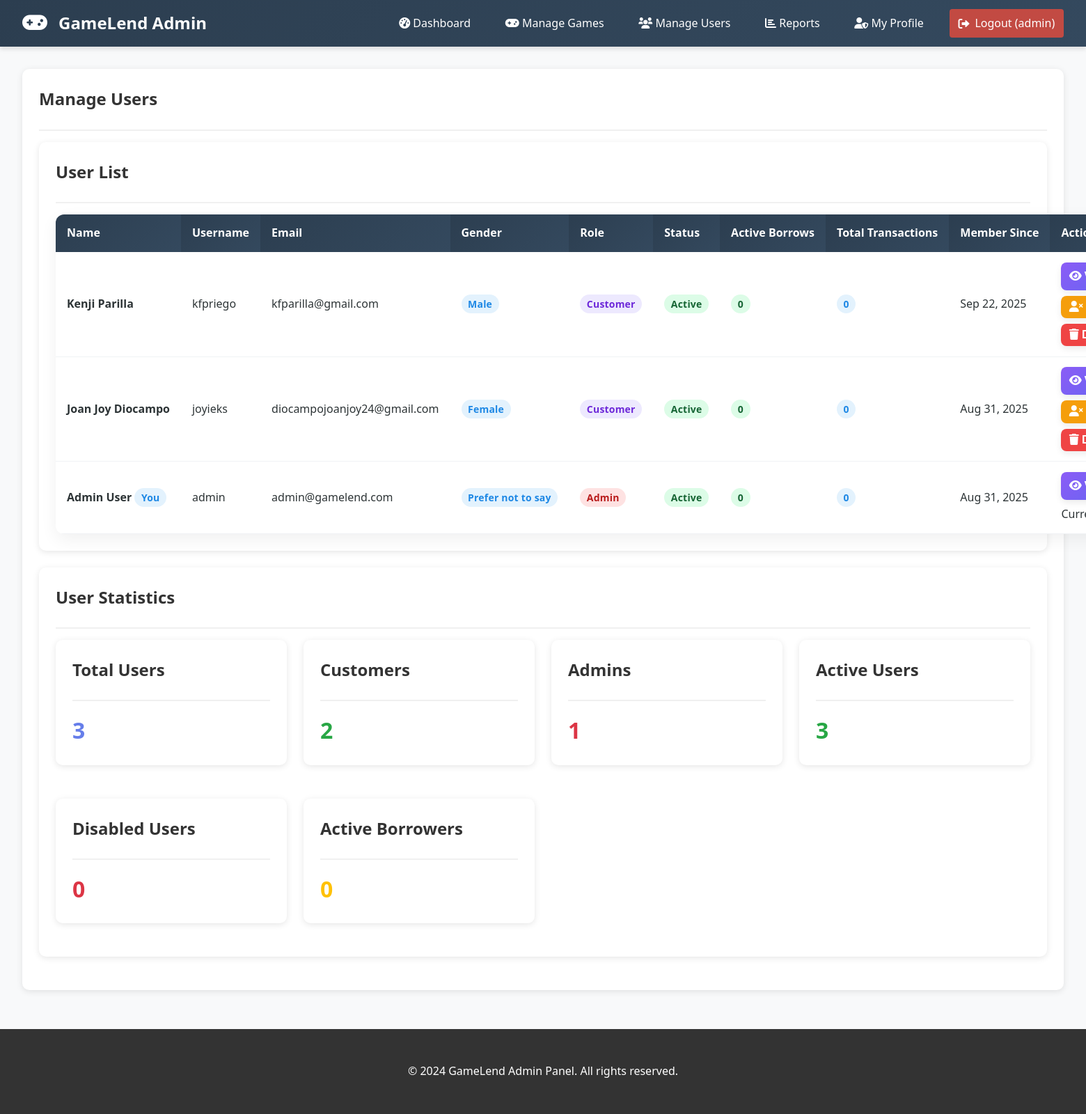
The page /admin/users.php (signed in) on the database its author committed.
### tables this page shows
CREATE TABLE `users` (
  `id` int(11) NOT NULL,
  `username` varchar(50) NOT NULL,
  `email` varchar(100) NOT NULL,
  `password` varchar(255) NOT NULL,
  `first_name` varchar(50) NOT NULL,
  `last_name` varchar(50) NOT NULL,
  `gender` enum('male','female','other','prefer_not_to_say') NOT NULL,
  `role` enum('admin','customer') DEFAULT 'customer',
  `status` enum('active','disabled') DEFAULT 'active',
  `created_at` timestamp NOT NULL DEFAULT current_timestamp(),
  `updated_at` timestamp NOT NULL DEFAULT current_timestamp() ON UPDATE current_timestamp()
);

### admin/users.php (the view, shortened to what this page needs)
<?php
require_once '../db/db_connect.php';
$stmt = $pdo->query("SELECT u.*,
                     COUNT(CASE WHEN bt.status = 'borrowed' THEN 1 END) as active_borrows,
                     COUNT(bt.id) as total_transactions
                     FROM users u
                     LEFT JOIN borrow_transactions bt ON u.id = bt.user_id
                     GROUP BY u.id
                     ORDER BY u.created_at DESC");
$users = $stmt->fetchAll();
include 'includes/admin_header.php';
?>
<div class="card">
    <div class="card-header">
        <h2 class="card-title">Manage Users</h2>
    </div>
    <div class="card">
        <div class="card-header">
            <h3 class="card-title">User List</h3>
        </div>
        <?php if(empty($users)): ?>
            <p>No users found.</p>
        <?php else: ?>
            <div class="table-wrap">
            <table class="table user-table">
                <thead>
                    <tr>
                        <th>Name</th>
                        <th>Username</th>
                        <th>Email</th>
                        <th class="hide-lg">Gender</th>
                        <th>Role</th>
                        <th>Status</th>
                        <th class="hide-lg">Active Borrows</th>
                        <th class="hide-lg">Total Transactions</th>
                        <th>Member Since</th>
                        <th>Actions</th>
                    </tr>
                </thead>
                <tbody>
                    <?php foreach($users as $user): ?>
                        <tr>
                            <td>
                                <strong><?php echo htmlspecialchars($user['first_name'] . ' ' . $user['last_name']); ?></strong>
                                <?php if($user['id'] == $_SESSION['user_id']): ?>
                                    <span class="badge badge-info">You</span>
                                <?php endif; ?>
                            </td>
                            <td><?php echo htmlspecialchars($user['username']); ?></td>
                            <td><?php echo htmlspecialchars($user['email']); ?></td>
                            <td class="hide-lg">
                                <span class="badge badge-info"><?php echo ucfirst(str_replace('_', ' ', $user['gender'])); ?></span>
                            </td>
                            <td>
                                <span class="badge badge-<?php echo $user['role'] === 'admin' ? 'danger' : 'primary'; ?>">
                                    <?php echo ucfirst($user['role']); ?>
                                </span>
                            </td>
                            <td>
                                <span class="badge badge-<?php echo ($user['status'] ?? 'active') === 'active' ? 'success' : 'danger'; ?>">
                                    <?php echo ucfirst($user['status'] ?? 'active'); ?>
                                </span>
                            </td>
                            <td class="hide-lg">
                                <?php if($user['active_borrows'] > 0): ?>
                                    <span class="badge badge-warning"><?php echo $user['active_borrows']; ?></span>
                                <?php else: ?>
                                    <span class="badge badge-success">0</span>
                                <?php endif; ?>
                            </td>
                            <td class="hide-lg">
                                <span class="badge badge-info"><?php echo $user['total_transactions']; ?></span>
                            </td>
                            <td><?php echo date('M j, Y', strtotime($user['created_at'])); ?></td>
                            <td>
                                <div class="actions">
                                    <a href="user_record.php?id=<?php echo $user['id']; ?>" class="btn btn-primary btn-sm">
                                        <i class="fas fa-eye"></i> View
                                    </a>
                                    <?php if($user['id'] != $_SESSION['user_id']): ?>
                                        <?php if(($user['status'] ?? 'active') === 'active'): ?>
                                            <form method="POST" onsubmit="return confirm('Disable this user? They will not be able to login until re-enabled.')">
                                                <button type="submit" class="btn btn-warning btn-sm"><i class="fas fa-user-times"></i> Disable</button>
                                            </form>
                                        <?php endif; ?>
                                        <form method="POST" onsubmit="return confirm('Delete this user? This action cannot be undone.')">
                                            <button type="submit" name="delete_user" class="btn btn-danger btn-sm"><i class="fas fa-trash"></i> Delete</button>
                                        </form>
                                    <?php else: ?>
                                        <span class="text-muted">Current User</span>
                                    <?php endif; ?>
                                </div>
                            </td>
                        </tr>
                    <?php endforeach; ?>
                </tbody>
            </table>
            </div>
        <?php endif; ?>
    </div>
    <div class="card">
        <div class="card-header">
            <h3 class="card-title">User Statistics</h3>
        </div>
        <div class="grid">
            <?php
            $total_users = count($users);
            $admin_count = count(array_filter($users, function($u) { return $u['role'] === 'admin'; }));
            $customer_count = $total_users - $admin_count;
            $active_borrowers = count(array_filter($users, function($u) { return $u['active_borrows'] > 0; }));
            $disabled_users = count(array_filter($users, function($u) { return ($u['status'] ?? 'active') === 'disabled'; }));
            $active_users = $total_users - $disabled_users;
            ?>
            <div class="card">
                <div class="card-header">
                    <h4 class="card-title">Total Users</h4>
                </div>
                <p style="font-size: 2rem; font-weight: bold; color: #667eea;"><?php echo $total_users; ?></p>
            </div>
            <div class="card">
                <div class="card-header">
                    <h4 class="card-title">Customers</h4>
                </div>
                <p style="font-size: 2rem; font-weight: bold; color: #28a745;"><?php echo $customer_count; ?></p>
            </div>
            <div class="card">
                <div class="card-header">
                    <h4 class="card-title">Admins</h4>
                </div>
                <p style="font-size: 2rem; font-weight: bold; color: #dc3545;"><?php echo $admin_count; ?></p>
            </div>
            <div class="card">
                <div class="card-header">
                    <h4 class="card-title">Active Users</h4>
                </div>
                <p style="font-size: 2rem; font-weight: bold; color: #28a745;"><?php echo $active_users; ?></p>
            </div>
            <div class="card">
                <div class="card-header">
                    <h4 class="card-title">Disabled Users</h4>
                </div>
                <p style="font-size: 2rem; font-weight: bold; color: #dc3545;"><?php echo $disabled_users; ?></p>
            </div>
            <div class="card">
                <div class="card-header">
                    <h4 class="card-title">Active Borrowers</h4>
                </div>
                <p style="font-size: 2rem; font-weight: bold; color: #ffc107;"><?php echo $active_borrowers; ?></p>
            </div>
        </div>
    </div>
</div>
<?php include 'includes/admin_footer.php'; ?>

### assets/css/style.css (style rules this page uses)
* { margin: 0; padding: 0; box-sizing: border-box; }
body { font-family: 'Segoe UI', Tahoma, Geneva, Verdana, sans-serif; line-height: 1.6; color: #333; background-color: #f8f9fa; }
.card { background: white; border-radius: 10px; padding: 1.5rem; margin-bottom: 1.5rem; box-shadow: 0 2px 10px rgba(0,0,0,0.1); transition: transform 0.3s, box-shadow 0.3s; }
.card-header { border-bottom: 2px solid #f0f0f0; padding-bottom: 1rem; margin-bottom: 1rem; }
.card-title { color: #333; font-size: 1.5rem; margin-bottom: 0.5rem; }
.btn { display: inline-block; padding: 0.75rem 1.5rem; border: none; border-radius: 5px; font-size: 1rem; font-weight: 600; text-decoration: none; cursor: pointer; transition: all 0.3s; text-align: center; }
.btn-primary { background: linear-gradient(135deg, #667eea 0%, #764ba2 100%); color: white; }
.btn-danger { background: #dc3545; color: white; }
.btn-warning { background: #ffc107; color: #212529; }
.table { width: 100%; border-collapse: collapse; background: white; border-radius: 10px; overflow: hidden; box-shadow: 0 2px 10px rgba(0,0,0,0.1); }
.table th, .table td { padding: 1rem; text-align: left; border-bottom: 1px solid #f0f0f0; }
.table th { background: linear-gradient(135deg, #667eea 0%, #764ba2 100%); color: white; font-weight: 600; }
.badge { padding: 0.25rem 0.75rem; border-radius: 20px; font-size: 0.875rem; font-weight: 600; }
.grid { display: grid; grid-template-columns: repeat(auto-fit, minmax(300px, 1fr)); gap: 1.5rem; }

### admin/includes/admin_header.php (style rules this page uses)
:root { --primary: #6c5ce7; --primary-dark: #5649c9; --secondary: #00cec9; --dark: #2d3436; --light: #f5f6fa; --gray: #dfe6e9; --shadow: 0 4px 6px rgba(0, 0, 0, 0.1); --transition: all 0.3s ease; }
* { margin: 0; padding: 0; box-sizing: border-box; }
body { font-family: 'Segoe UI', Tahoma, Geneva, Verdana, sans-serif; background-color: #f8f9fa; color: var(--dark); line-height: 1.6; }

### admin/users.php (style rules this page uses)
.user-table { width: 100%; border-collapse: separate; border-spacing: 0; background: #fff; border-radius: 12px; overflow: hidden; box-shadow: 0 8px 24px rgba(0,0,0,0.06); }
.user-table thead th { position: sticky; top: 0; z-index: 2; background: linear-gradient(135deg, #2c3e50 0%, #34495e 100%); color: #fff; border-bottom: none; padding: 0.9rem 1rem; text-align: left; font-weight: 700; white-space: nowrap; }
.user-table tbody td { padding: 0.9rem 1rem; vertical-align: middle; border-bottom: 1px solid #f0f2f5; white-space: nowrap; }
.badge { border-radius: 999px; padding: 0.25rem 0.6rem; font-weight: 700; letter-spacing: .2px; }
.badge-info { background:#e3f2fd; color:#1e88e5; }
.badge-primary { background:#ede9fe; color:#6d28d9; }
.badge-danger { background:#fee2e2; color:#b91c1c; }
.badge-success { background:#dcfce7; color:#166534; }
.actions { display: flex; gap: .5rem; align-items: center; flex-wrap: wrap; }
.btn.btn-sm { padding: .45rem .7rem; border-radius: 8px; font-weight: 700; box-shadow: 0 4px 10px rgba(0,0,0,.08); }
.btn-primary.btn-sm { background: linear-gradient(135deg,#8b5cf6,#6366f1); border: none; }
.btn-warning.btn-sm { background: #f59e0b; border: none; color:#fff; }
.btn-danger.btn-sm { background: #ef4444; border: none; }
.table-wrap { border-radius: 12px; overflow: visible; }

### rows shown on the page
users: first_name+last_name "Kenji Parilla", username "kfpriego", email "kfparilla@gmail.com", gender "Male", role "Customer", status "Active", total_transactions "0", created_at "Sep 22, 2025"
users: first_name+last_name "Joan Joy Diocampo", username "joyieks", email "diocampojoanjoy24@gmail.com", gender "Female", role "Customer", status "Active", total_transactions "0", created_at "Aug 31, 2025"
users: first_name+last_name "Admin User", shows "You", username "admin", email "admin@gamelend.com", gender "Prefer not to say", role "Admin", status "Active", total_transactions "0", created_at "Aug 31, 2025", shows "Current User"

### other values the page prints
$_SESSION['username'] "admin"
$total_users "3"
$customer_count "2"
$admin_count "1"
$active_users "3"
$disabled_users "0"
$active_borrowers "0"
